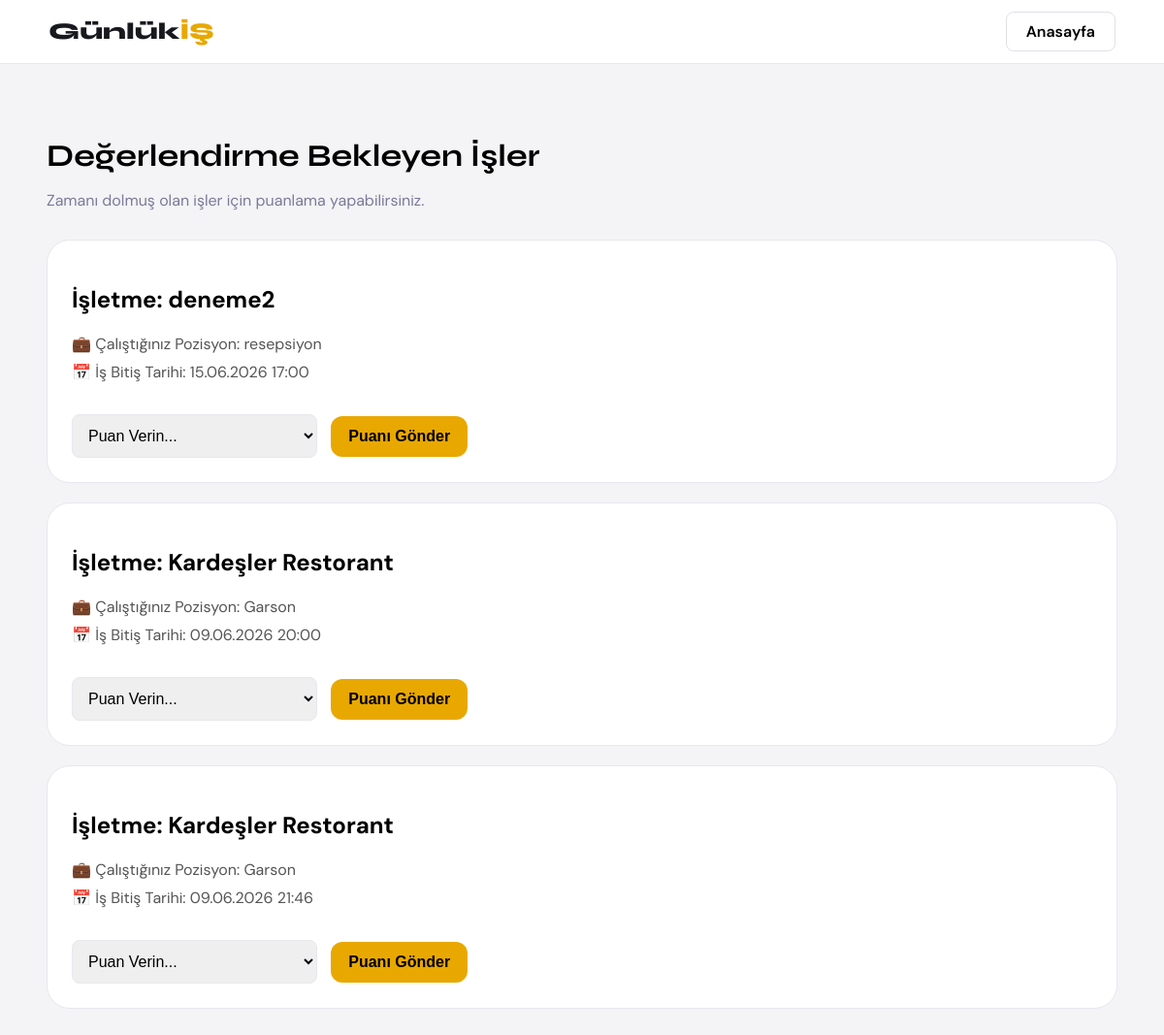
Page /puanla/ (signed in) on the committed database.
### main/models.py (models this page shows, shortened)
class Basvuru(models.Model):
    kullanici = models.ForeignKey(
        Kullanici,
        on_delete=models.CASCADE
    )
    ilan = models.ForeignKey(
        Ilan,
        on_delete=models.CASCADE
    )
    basvuru_tarihi = models.DateTimeField(
        auto_now_add=True
    )
    durum = models.CharField(
        max_length=30,
        default='Beklemede'
    )
    isletme_puanladi = models.BooleanField(default=False)
    calisan_puanladi = models.BooleanField(default=False)

class Ilan(models.Model):
    isletme = models.ForeignKey(
    Isletme,
    on_delete=models.CASCADE,
    null=True
)
    isletme_adi = models.CharField(max_length=200)
    isletme_tipi = models.CharField(max_length=100)
    pozisyon = models.CharField(max_length=150)
    is_tanimi = models.TextField()
    konum = models.CharField(max_length=150)
    yas_araligi = models.CharField(max_length=100)
    deneyim = models.CharField(max_length=150)
    cinsiyet = models.CharField(max_length=50)
    yemek = models.CharField(max_length=20)
    ulasim = models.CharField(max_length=20)
    sigorta = models.CharField(max_length=20)
    kisi_sayisi = models.IntegerField()
    baslangic_tarihi = models.DateTimeField()
    bitis_tarihi = models.DateTimeField()
    ucret = models.IntegerField()
    aktif_mi = models.BooleanField(default=True)

### main/views.py (the view)
# urls.py: path('puanla/', views.puanla_sayfasi, name='puanla_sayfasi'),
def puanla_sayfasi(request):
    kullanici_id = request.session.get('kullanici_id')
    if not kullanici_id:
        return redirect('/giris/')
    kullanici = Kullanici.objects.get(id=kullanici_id)
    simdi = timezone.now()
    if kullanici.hesap_turu == 'isletme':
        bekleyen_puanlamalar = Basvuru.objects.filter(
            ilan__isletme__kullanici=kullanici,
            durum='Onaylandı',
            ilan__bitis_tarihi__lt=simdi,
            isletme_puanladi=False
        ).order_by('-id')
    else:
        bekleyen_puanlamalar = Basvuru.objects.filter(
            kullanici=kullanici,
            durum='Onaylandı',
            ilan__bitis_tarihi__lt=simdi,
            calisan_puanladi=False
        ).order_by('-id')
    return render(request, 'puanla.html', {
        'bekleyen_puanlamalar': bekleyen_puanlamalar,
        'kullanici': kullanici
    })

### main/templates/puanla.html (shortened to what this page needs)
<!DOCTYPE html>
<html lang="tr">
<head>
</head>
<body>
<nav>
    <a href="/" class="logo">Günlük<span>İŞ</span></a>
    <div class="nav-btns">
        <a href="/">Anasayfa</a>
    </div>
</nav>
<h1>Değerlendirme Bekleyen İşler</h1>
<p style="color:#7a7a9a; margin-bottom:30px;">Zamanı dolmuş olan işler için puanlama yapabilirsiniz.</p>
{% for basvuru in bekleyen_puanlamalar %}
<div class="card">
    {% if kullanici.hesap_turu == 'isletme' %}
        <h2>Çalışan: {{ basvuru.kullanici.ad }} {{ basvuru.kullanici.soyad }}</h2>
        <div class="info">💼 İlan: {{ basvuru.ilan.pozisyon }}</div>
    {% else %}
        <h2>İşletme: {{ basvuru.ilan.isletme_adi }}</h2>
        <div class="info">💼 Çalıştığınız Pozisyon: {{ basvuru.ilan.pozisyon }}</div>
    {% endif %}
    <div class="info">📅 İş Bitiş Tarihi: {{ basvuru.ilan.bitis_tarihi|date:"d.m.Y H:i" }}</div>
    <form action="/puan-ver/{{ basvuru.id }}/" method="POST" style="margin-top: 20px;">
        <select name="puan" class="puan-select" required>
            <option value="" disabled selected>Puan Verin...</option>
        </select>
        <button type="submit" class="btn">Puanı Gönder</button>
    </form>
</div>
{% empty %}
<div class="card">
    <p>Şu anda tamamlanmış ve puanlama bekleyen bir işiniz bulunmuyor.</p>
</div>
{% endfor %}
</body>
</html>

### main/templates/puanla.html (style rules this page uses)
body { background:#f4f4f6; font-family:'DM Sans',sans-serif; padding:40px; margin-top: 80px; }
h1 { font-family:'Syne',sans-serif; margin-bottom:10px; }
.card { background:white; border-radius:24px; padding:25px; margin-bottom:20px; border:1px solid #e7e7ee; }
.info { margin:8px 0; color:#555; }
.btn { padding:12px 18px; border:none; border-radius:12px; cursor:pointer; font-weight:700; margin-top:15px; background:#e8a800; color:black; font-size:16px; }
.puan-select { padding: 12px; border-radius: 8px; border: 1px solid #e7e7ee; font-size: 16px; margin-right: 10px; outline: none; }
nav { background: white; border-bottom: 1px solid #e7e7ee; padding: 18px 50px; display: flex; align-items: center; justify-content: space-between; position: fixed; top: 0; left: 0; right: 0; z-index: 100; }
.logo { font-family: 'Syne', sans-serif; font-size: 24px; font-weight: 800; text-decoration: none; color: #18181f; }
.logo span { color: #e8a800; }
.nav-btns a { padding: 9px 20px; border-radius: 8px; border: 1px solid #e0e1e8; text-decoration: none; color: black; font-weight: 600; margin-left: 10px; }

### rows in the picture
Basvuru: ilan.isletme_adi "deneme2", ilan.pozisyon "resepsiyon", ilan.bitis_tarihi "15.06.2026 17:00"
Basvuru: ilan.isletme_adi "Kardeşler Restorant", ilan.pozisyon "Garson", ilan.bitis_tarihi "09.06.2026 20:00"
Basvuru: ilan.isletme_adi "Kardeşler Restorant", ilan.pozisyon "Garson", ilan.bitis_tarihi "09.06.2026 21:46"
